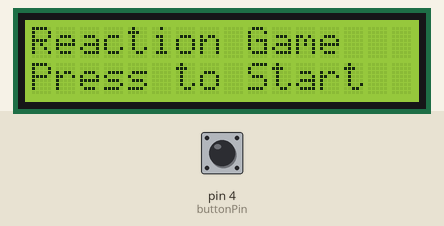
The sketch below on a simulated Arduino Uno, built with avr-gcc and run on an emulated ATmega328P. On the bench: 16×2 character LCD. The inputs (shaded band) are chosen by the test bench; at power-on: pin 4 (buttonPin) HIGH. Random numbers use the default seed unless the sketch sets one.

Above: at 1.2 s.
1.3 s: pin 4 (buttonPin) pulled LOW for 0.15 s
At 1.7 s:
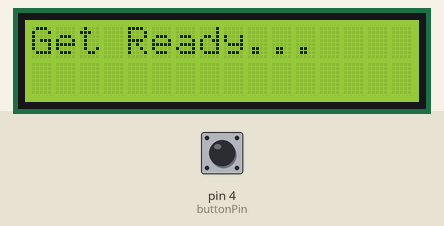
4.4 s: pin 4 (buttonPin) pulled LOW for 1 s
At 5.7 s:
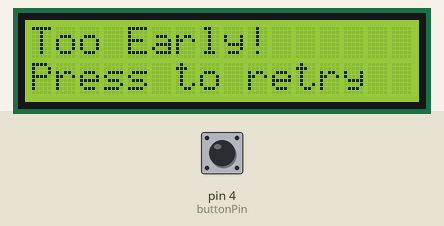
6.9 s: pin 4 (buttonPin) pulled LOW for 3.2 s
At 7.7 s:
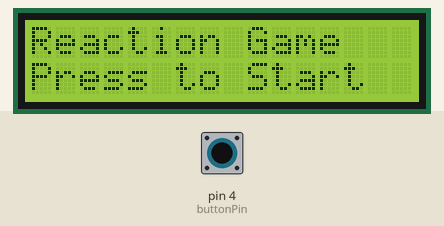
11.6 s: pin 4 (buttonPin) pulled LOW for 0.15 s
At 16.1 s:
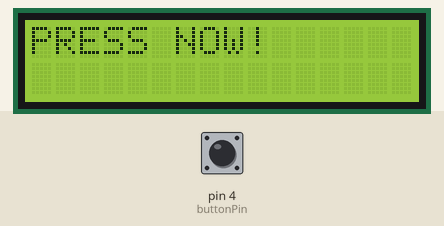
16.4 s: pin 4 (buttonPin) pulled LOW for 0.15 s
At 17.4 s:
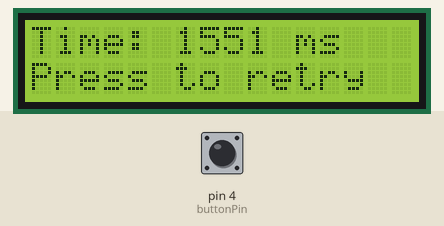
Timing chart, 0 to 19.0 s (numbered marks = the images above; inputs shaded):
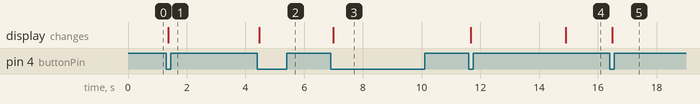

Measured:
- after the input at 1.3 s, the display: changes after 0.07 s (image 1)
- after the input at 6.9 s, the display: changes after 0.08 s (image 3)
- after the input at 11.6 s, the display: first changes after 0.06 s (image 4 shows a later state)
- after the input at 16.4 s, the display: changes after 0.08 s (image 5)

The sketch:

04_React_Time.ino
```cpp
#include <Wire.h>
#include <LiquidCrystal_I2C.h>

// Initialize the LCD (address 0x27 or 0x3F, 16 columns, 2 rows)
LiquidCrystal_I2C lcd(0x27, 16, 2);

const int buttonPin = 4;

// Game States
enum GameState { IDLE, WAITING, READY, RESULT };
GameState currentState = IDLE;

unsigned long waitStartTime = 0;
unsigned long reactionStartTime = 0;
unsigned long reactionTime = 0;
unsigned long randomDelay = 0;

// Debounce variables
bool lastButtonState = HIGH;
bool currentButtonState = HIGH;
unsigned long lastDebounceTime = 0;
const unsigned long debounceDelay = 50;

void setup() {
  pinMode(buttonPin, INPUT_PULLUP); // Use internal pull-up resistor

  lcd.init();
  lcd.backlight();
  lcd.clear();

  showIdleScreen();
}

void loop() {
  // Read button with debouncing
  bool reading = digitalRead(buttonPin);
  if (reading != lastButtonState) {
    lastDebounceTime = millis();
  }

  if ((millis() - lastDebounceTime) > debounceDelay) {
    if (reading != currentButtonState) {
      currentButtonState = reading;

      // Trigger on button PRESS (transition from HIGH to LOW)
      if (currentButtonState == LOW) {
        handleButtonPress();
      }
    }
  }
  lastButtonState = reading;

  // Game Logic: Check if it's time to show "PRESS NOW!"
  if (currentState == WAITING) {
    if (millis() - waitStartTime > randomDelay) {
      currentState = READY;
      reactionStartTime = millis();
      lcd.clear();
      lcd.setCursor(0, 0);
      lcd.print("PRESS NOW!");
    }
  }
}

void handleButtonPress() {
  switch (currentState) {
    case IDLE:
      // Start the game
      currentState = WAITING;
      randomDelay = random(2000, 5000); // Random wait between 2 and 5 seconds
      waitStartTime = millis();
      lcd.clear();
      lcd.setCursor(0, 0);
      lcd.print("Get Ready...");
      break;

    case WAITING:
      // Player pressed too early!
      currentState = RESULT;
      lcd.clear();
      lcd.setCursor(0, 0);
      lcd.print("Too Early!");
      lcd.setCursor(0, 1);
      lcd.print("Press to retry");
      break;

    case READY:
      // Successful reaction!
      currentState = RESULT;
      reactionTime = millis() - reactionStartTime;
      lcd.clear();
      lcd.setCursor(0, 0);
      lcd.print("Time: ");
      lcd.print(reactionTime);
      lcd.print(" ms");
      lcd.setCursor(0, 1);
      lcd.print("Press to retry");
      break;

    case RESULT:
      // Reset to idle
      currentState = IDLE;
      showIdleScreen();
      break;
  }
}

void showIdleScreen() {
  lcd.clear();
  lcd.setCursor(0, 0);
  lcd.print("Reaction Game");
  lcd.setCursor(0, 1);
  lcd.print("Press to Start");
}
```
